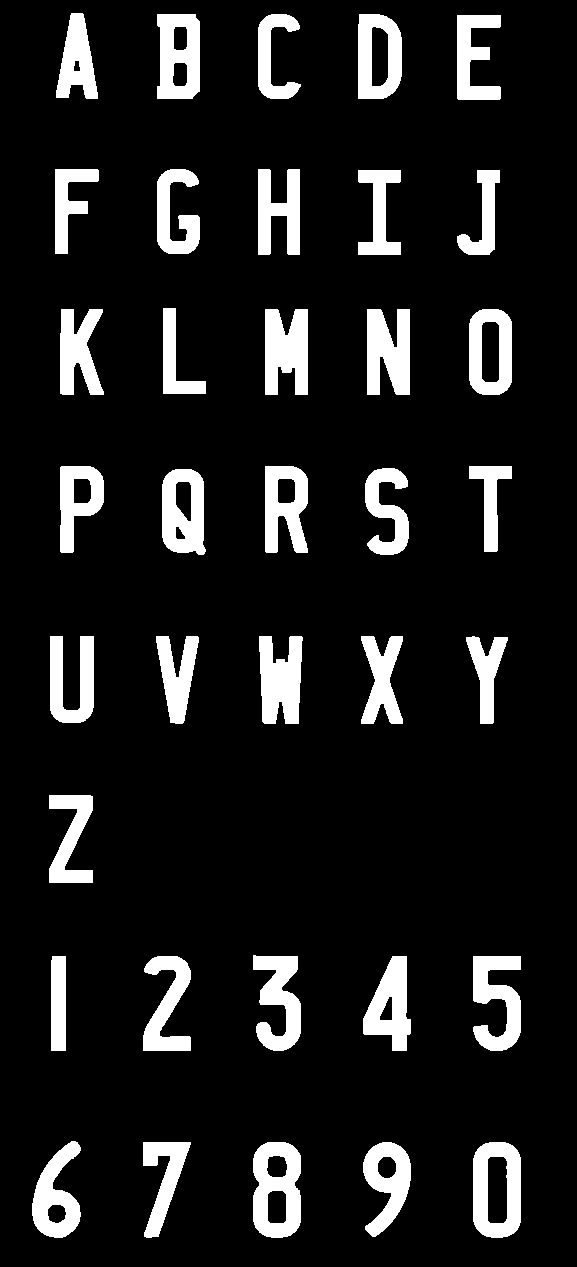
#> input picture template_fonts.bmp, 577 x 1267 px
$ python DIP10820109.py template_fonts.bmp   (older library calls are emulated)
#> lines starting #> are read from the running program, lines starting #| are printed output that depends on the picture; after the words box and inside, x2 and y2 are one past the last pixel; in counts of white or black regions, pixels touching at a corner belong together
# -*- coding: utf-8 -*-
"""
Created on Wed Dec 15 21:00:38 2021
車牌辨識系統

"""

import sys
import cv2
import numpy as np
from skimage import measure


if len(sys.argv) == 2:
    img_n = sys.argv[1]
    # 讀取彩色的圖片
    img = cv2.imread(img_n)
#> img is the input picture: shape (1267, 577, 3); 11.5% white; 36 white regions, largest, box (x1, y1, x2, y2) and area: (253, 1142, 301, 1238) 3222, (265, 309, 308, 395) 3037, (473, 1142, 521, 1238) 3035


    if img is not None:

        thy = round(img.shape[0] * 0.45)
#> thy = 570
        thh = round(img.shape[0] * 0.85)
#> thh = 1077
        thx = img.shape[1] // 3
#> thx = 192
        img = img[thy:thh, thx:thx * 2]
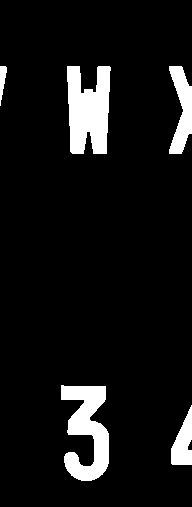
#> img: shape (507, 192, 3); 8.1% white; 5 white regions, box (x1, y1, x2, y2) and area: (67, 66, 111, 154) 2988, (61, 385, 109, 481) 2711, (169, 66, 192, 154) 1199, (171, 405, 192, 465) 777, (0, 66, 7, 106) 162

        # 轉換為灰度圖
        img1 = cv2.cvtColor(img, cv2.COLOR_BGR2GRAY)
        # cv2.imshow("test",img1)
        # cv2.waitKey(0)

        # 用Sobel進行邊緣檢測
        # # 高斯模糊
        img2 = cv2.GaussianBlur(img1, (5, 5), 10)
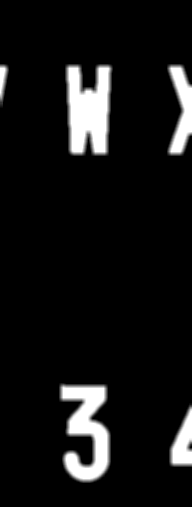
#> img2: shape (507, 192); min 0, max 255, mean 20.5
        # cv2.imshow("test",img2)
        # cv2.waitKey(0)

        # Laplacian進行邊緣檢測
        img3 = cv2.Sobel(img2, cv2.CV_8U, 1, 0, ksize=1)
        img4 = cv2.Canny(img3, 110, 100)
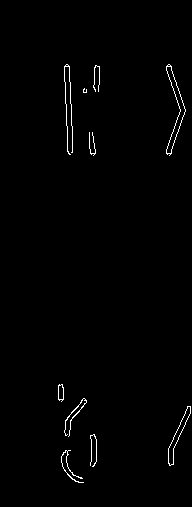
#> img4: shape (507, 192); 0.97% white in thin lines or dots, all inside (x1, y1, x2, y2) = (58, 64, 191, 483)

        # 進行二值化處理
        i, img5 = cv2.threshold(img4, 0, 255, cv2.THRESH_BINARY)


        # 可以侵蝕和擴張
        kernel1 = cv2.getStructuringElement(cv2.MORPH_RECT, (90, 10))
        kernel2 = cv2.getStructuringElement(cv2.MORPH_RECT, (5, 38))
        img6 = cv2.dilate(img5, kernel1, 0)
#> img6: shape (507, 192); 33.1% white; 2 white regions, box (x1, y1, x2, y2) and area: (20, 60, 192, 161) 16733, (14, 380, 192, 488) 15469
        img7 = cv2.erode(img6, kernel1, 4)
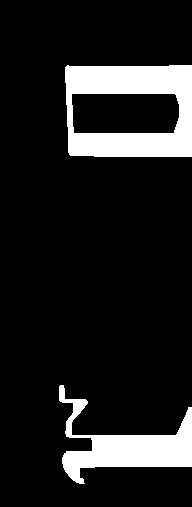
#> img7: shape (507, 192); 12.3% white; 2 white regions, box (x1, y1, x2, y2) and area: (65, 65, 192, 157) 7323, (59, 385, 192, 484) 4673
        img8 = cv2.dilate(img7, kernel1, 6)
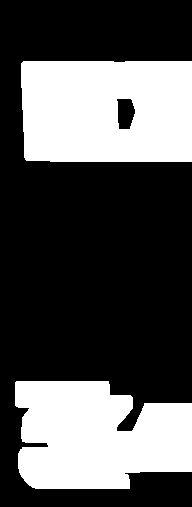
#> img8: shape (507, 192); 32.9% white; 2 white regions, box (x1, y1, x2, y2) and area: (21, 61, 192, 162) 16632, (15, 381, 192, 489) 15400
        img9 = cv2.erode(img8, kernel2, 1)
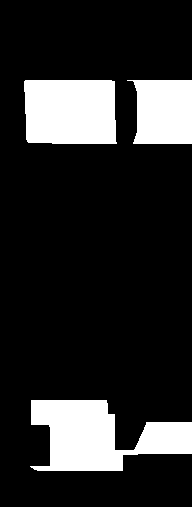
#> img9: shape (507, 192); 16.7% white; 3 white regions, box (x1, y1, x2, y2) and area: (30, 400, 192, 471) 6976, (24, 80, 117, 144) 5734, (127, 80, 192, 144) 3578
        img6 = cv2.dilate(img9, kernel2, 2)
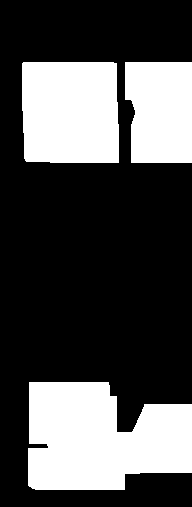
#> img6: shape (507, 192); 30.8% white; 3 white regions

        # # 迴圈找到所有的輪廓
        i, j = cv2.findContours(img6, cv2.RETR_TREE, cv2.CHAIN_APPROX_SIMPLE)
#> i = 3 contours; box (x1, y1, x2, y2) and area: (28, 382, 192, 490) 13774, (22, 62, 119, 163) 9386, (125, 62, 192, 163) 6166; j = [[1, -1, -1, -1], [2, 0, -1, -1], [-1, 1, -1, -1]]
        result = None
        c = 0
        for i1 in i:
            x, y, w, h = cv2.boundingRect(i1)
            if w > 2 * h and h >= img6.shape[0] * 0.15 and w >= img6.shape[1] * 0.4 and w / h > 2.5 and w / h < 4.8:
                c += 1
                img7 = img[y:y + h, x:x + w]
#> this loop made 3 passes
#> (x, y, w, h) on passes 1 to 3: (28, 382, 164, 108), (125, 62, 67, 101), (22, 62, 97, 101)
#> after the loop, c = 0

        if c != 1:
            print("Can't find license!")
            sys.exit();
#> (the program exits here)
